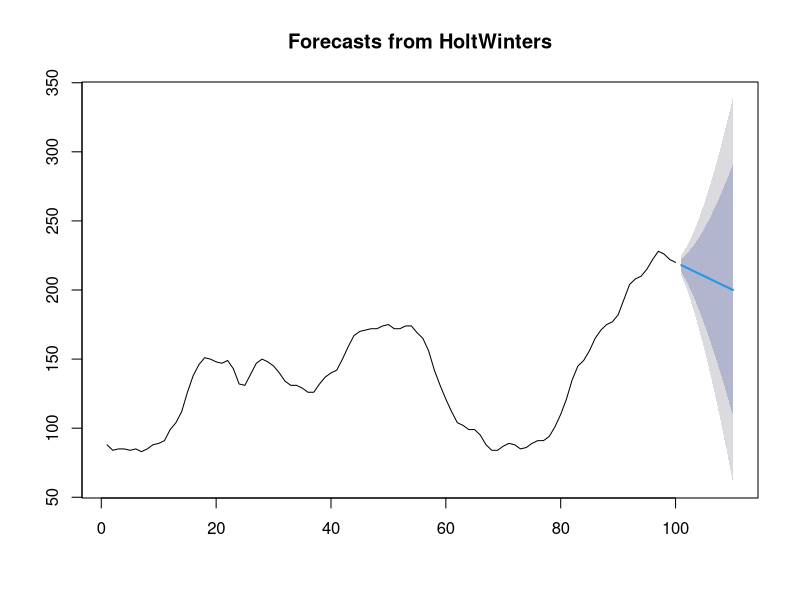

This chart was generated by the following R code:
library(forecast)


### Name: forecast.HoltWinters
### Title: Forecasting using Holt-Winters objects
### Aliases: forecast.HoltWinters
### Keywords: ts

### ** Examples

fit <- HoltWinters(WWWusage,gamma=FALSE)
plot(forecast(fit))
